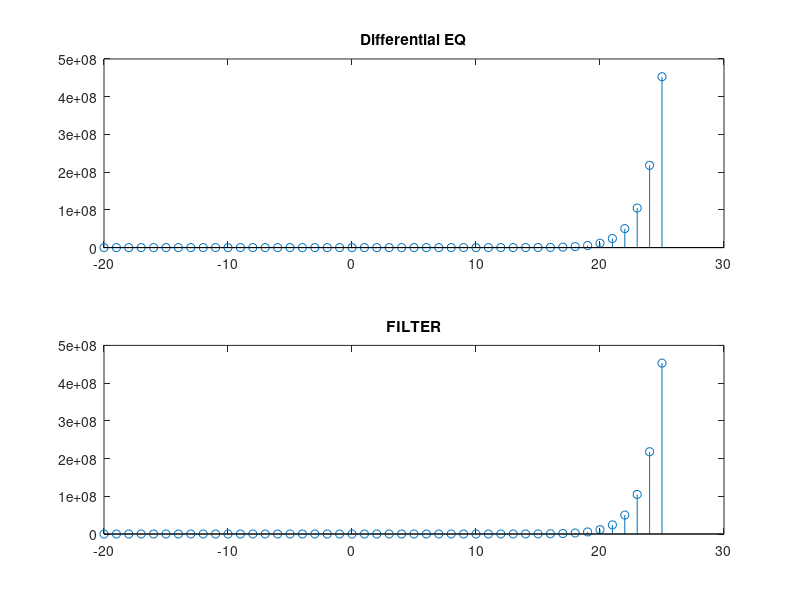

Source code (MATLAB):
clc
close all;
clear all;
n=-20:25;
x=(n==0);
h=zeros(1,length(n));
for i=3:length(n)
    h(i)=x(i)-x(i-1)+4*h(i-1)-4*h(i-2);
end
subplot(2,1,1)
stem(n,h)
title('Differential EQ')

n1= -20:25;
a=[1 -4 4];
b=[1 -1];
x=(n1==0);
h=filter(b,a,x);
subplot(2,1,2)
stem(n1,h)
title('FILTER')